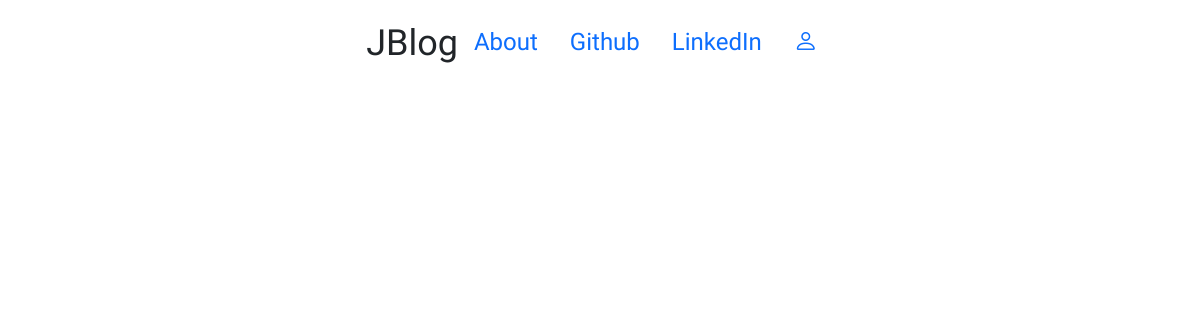
Before: / with the older database file.
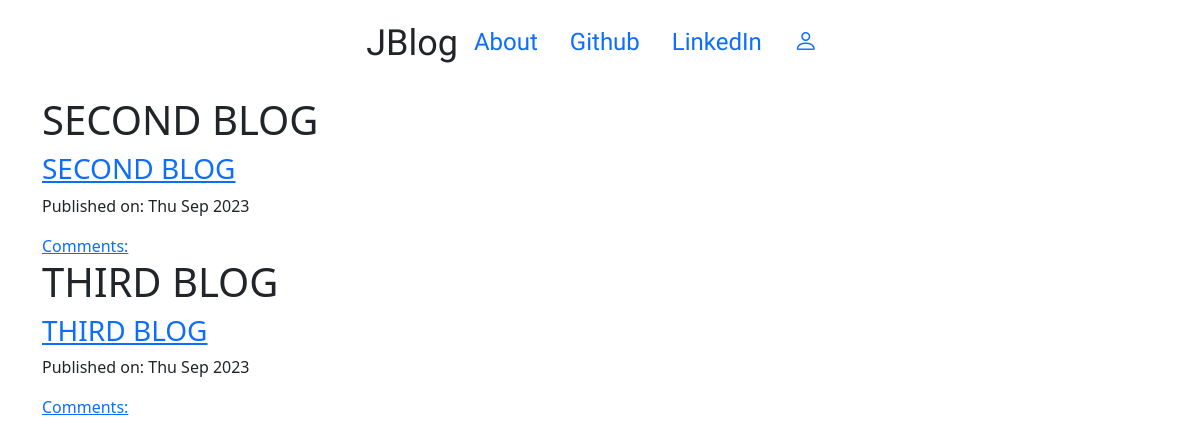
After: the same page with the newer database file.
### blog/models.py (models this page shows, shortened)
class Post(models.Model):
    author = models.ForeignKey('auth.User',on_delete=models.CASCADE)
    title = models.CharField(max_length=128)
    text = models.TextField()
    created_date = models.DateTimeField(default=timezone.now())
    published_date = models.DateTimeField(blank=True,null=True)

### blog/views.py (the view)
# urls.py: path('',views.PostListView.as_view(),name='post_list'),
class PostListView(ListView):
    redirect_field_name = 'blog:post_list'
    model = Post
    def get_queryset(self):
        return Post.objects.filter(published_date__lte=timezone.now()).order_by('-published_date')

### blog/templates/blog/post_list.html
{% extends 'blog/base.html' %}
{% block content %}
  <div class="centerstage">
    {% for post in post_list %}
    <h1 class="loader">{{post.title}}</h1>
      <div class="post">
        <h3><a href="{% url 'blog:post_detail' pk=post.pk %}">{{post.title}}</a></h3>
        <div class="date">
            <p>Published on: {{ post.published_date|date:"D M Y" }}</p>
        </div>
        <a href="{% url 'blog:post_detail' pk=post.pk %}">Comments: {{post.approve_comment.count}}</a>
      </div>
    {% endfor %}
  </div>
{% endblock %}

### blog/templates/blog/base.html (shortened to what this page needs)
{% load static %}
<!DOCTYPE html>
<html lang="en">
<head>
    <link href="https://cdn.jsdelivr.net/npm/bootstrap@5.3.1/dist/css/bootstrap.min.css" rel="stylesheet">
    <link rel="stylesheet" href="https://cdn.jsdelivr.net/npm/bootstrap-icons@1.10.5/font/bootstrap-icons.css">
    <link rel="stylesheet" href="//cdn.jsdelivr.net/npm/medium-editor@latest/dist/css/medium-editor.min.css" type="text/css" media="screen" charset="utf-8">
    <link rel="stylesheet" href="{% static 'blog/css/blog.css' %}">
</head>
<body>
    <div class="container">
        <header class="d-flex justify-content-center py-3 techfont">
          <ul class="nav nav-pills">
            <li class="nav-item"><a href="{% url 'blog:post_list' %}" class="navbar-brand bigbrand">JBlog</a></li>
            <li class="nav-item"><a href="{% url 'blog:about' %}" class="nav-link">About</a></li>
            <li class="nav-item"><a href="https://www.github.com" class="nav-link">Github</a></li>
            <li class="nav-item"><a href="https://www.LinkedIn.com" class="nav-link">LinkedIn</a></li>
            {% if user.is_authenticated %}
            <li class="nav-item"><a href="{% url 'blog:post_new' %}" class="nav-link">New Post</a></li>
            <li class="nav-item"><a href="{% url 'blog:post_draft_list' %}" class="nav-link">Drafts</a></li>
            <li class="nav-item"><a class="nav-link">Welcome, {{user.username}}</a></li>
            <li class="nav-item"><a href={% url 'logout' %} class="nav-link"><span class="bi bi-box-arrow-right">Logout</span></a></li>
            {% else %}
            <li class="nav-item"><a href={% url 'login' %} class="nav-link"><span class="bi bi-person"></span></a></li>
            {% endif %}
          </ul>
        </header>
      </div>
    <div class="content container">
      <div class="row">
        <div class="col-md-8">
          <div class="blog_posts">
            {% block content %}
            {% endblock content %}
          </div>
        </div>
      </div>
    </div>
</body>
</html>

### blog/static/blog/css/blog.css (style rules this page uses)
.techfont { font-family: 'Russo One',sans-serif; font-size: 1.5em; margin-bottom: 10px; }
.bigbrand { font-size: 1.5em; }
.centerstage { margin-left: auto; margin-right: auto; }
.loader { filter:hue-rotate(0deg); color:linear-gradient(45deg,#0f8,#08f); animation:hue 10000ms infinite linear; }

Changed rows visible on the page:
added Post: title "SECOND BLOG", published_date "Thu Sep 2023"
added Post: title "THIRD BLOG", published_date "Thu Sep 2023"
